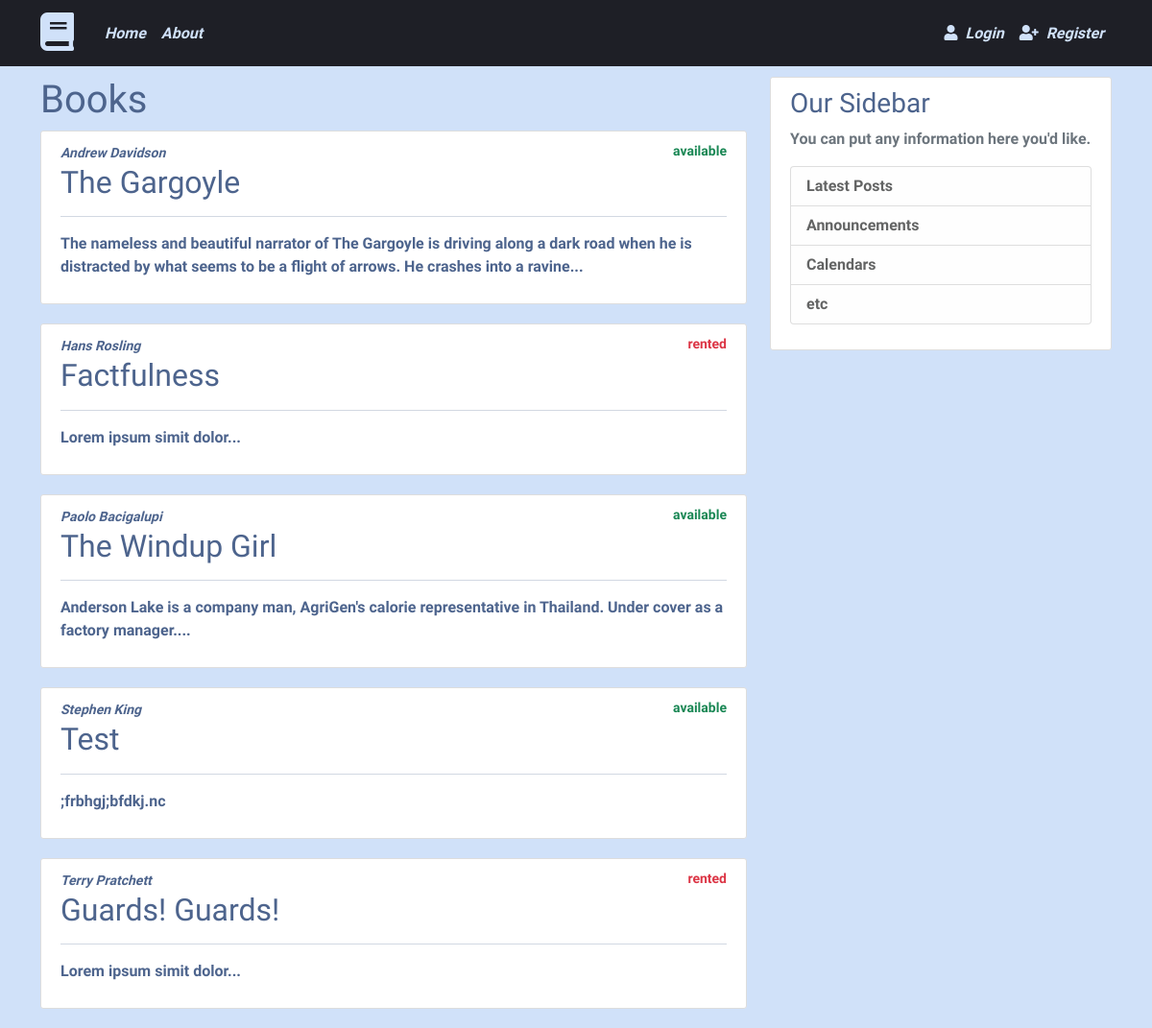
Before: / with the older database file.
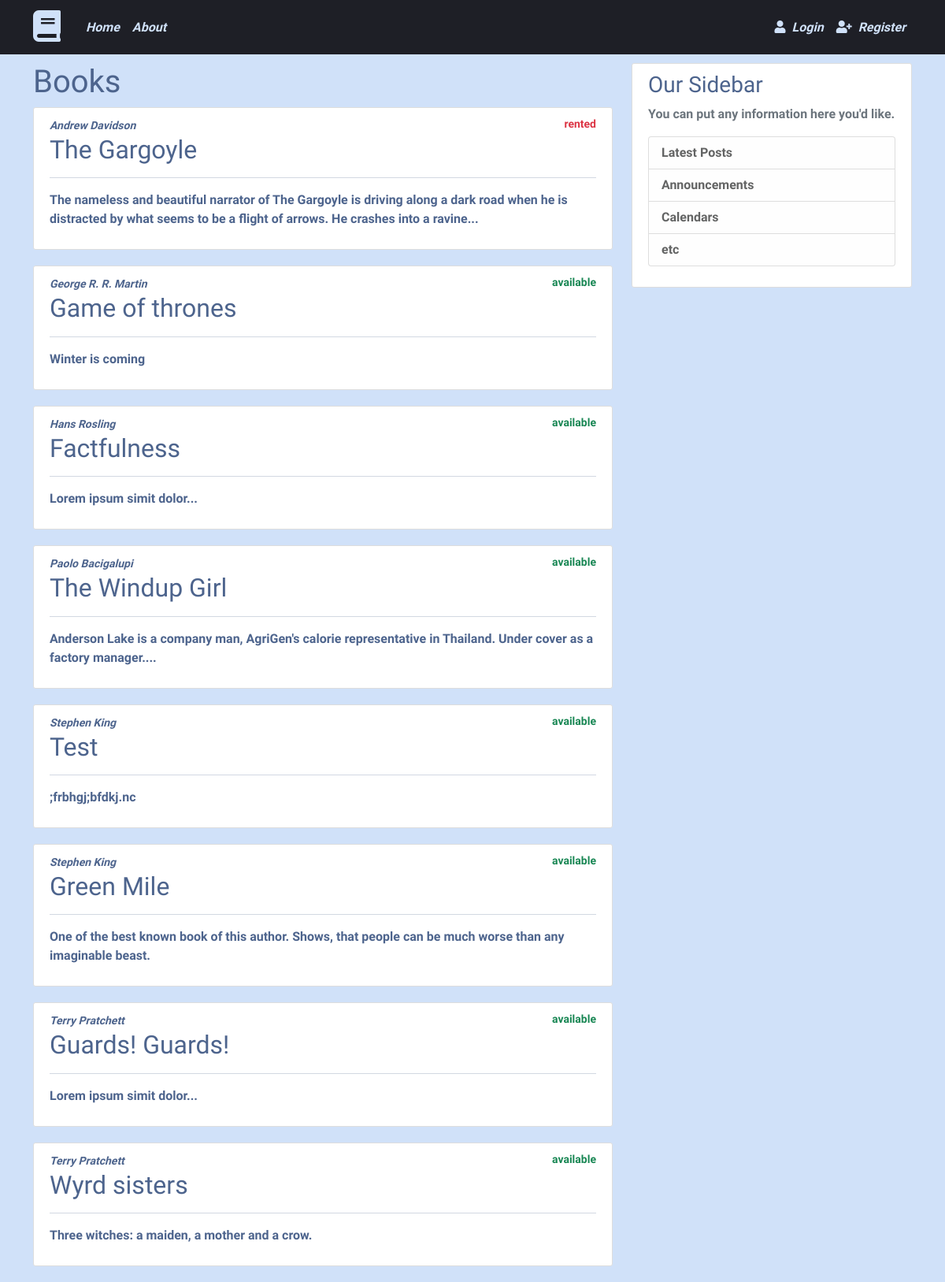
After: the same page with the newer database file.
### bookstore/models.py (models this page shows, shortened)
class Book(models.Model):
    title = models.CharField(max_length=100)
    description = models.TextField()
    author = models.CharField(max_length=100)
    status = models.CharField(max_length=100, default='available')
    lent_to = models.ForeignKey(User, default=None, on_delete=models.SET_DEFAULT, null=True, blank=True)

### bookstore/views.py (the view)
# urls.py: path('', BookListView.as_view(), name='library-home'),
class BookListView(ListView):
    model = Book
    template_name = 'bookstore/home.html'
    context_object_name = 'books'
    ordering = ['author']

### bookstore/templates/bookstore/home.html
{% extends 'bookstore/base.html' %}
{% block content %}
    <h1>Books</h1>
    {% for book in books %}
        <article class="media content-section">
            <div class="media-body">
                <div class="article-metadata">
                    <small><em>{{ book.author }}</em></small>
                    {% if book.status == 'available' %}
                        <small class="text-success float-end">{{ book.status }}</small>
                    {% else %}
                        <small class="text-danger float-end">{{ book.status }}</small>
                    {% endif %}
                </div>
                <h2><a class="article-title" href="{% url 'book-detail' book.id %}">{{ book.title }}</a></h2>
                <hr>
                <p class="article-content">{{ book.description }}</p>
            </div>
        </article>
    {% endfor %}
{% endblock content %}

### bookstore/templates/bookstore/base.html (shortened to what this page needs)
{% load static %}
<!DOCTYPE html>
<html lang="en">
<head>
    <link href="https://cdn.jsdelivr.net/npm/bootstrap@5.0.1/dist/css/bootstrap.min.css" rel="stylesheet">
    <link href="{% static 'bookstore/css/all.css' %}" rel="stylesheet">
    <link rel="stylesheet" type="text/css" href="{% static 'bookstore/main.css' %}">
</head>
<body>
    <header class="site-header">
        <nav class="navbar navbar-expand-md old-paper fixed-top">
            <div class="container">
                <a class="navbar-brand me-4" href="{% url 'library-home' %}"><i class="fas fa-book fa-2x"></i></a>
                <div class="collapse navbar-collapse" id="navbarToggle">
                    <div class="navbar-nav me-auto">
                        <a class="nav-item nav-link" href="{% url 'library-home' %}"><em>Home</em></a>
                        <a class="nav-item nav-link" href="{% url 'library-home' %}"><em>About</em></a>
                    </div>
                    <div class="navbar-nav">
                        {% if user.is_authenticated %}
                            {% if perms.bookstore.add_book %}
                                <a class="nav-item nav-link" href="{% url 'book-create' %}"><i class="fas fa-plus me-2"></i><em>Add book</em></a>
                            {% endif %}
                            <a class="nav-item nav-link" href="{% url 'profile' %}"><i class="fas fa-user me-2"></i><em>Profile</em></a>
                            <a class="nav-item nav-link" href="{% url 'logout' %}"><i class="fas fa-sign-out-alt me-2"></i><em>Logout</em></a>
                        {% else %}
                            <a class="nav-item nav-link" href="{% url 'login' %}"><i class="fas fa-user me-2"></i><em>Login</em></a>
                            <a class="nav-item nav-link" href="{% url 'register' %}"><i class="fas fa-user-plus me-2"></i><em>Register</em></a>
                        {% endif %}
                    </div>
                </div>
            </div>
        </nav>
    </header>
    <main role="main" class="container">
        <div class="row">
            <div class="col-md-8">
                {% block content %}{% endblock %}
            </div>
            <div class="col-md-4">
                <div class="content-section">
                    <h3>Our Sidebar</h3>
                    <p class='text-muted'>You can put any information here you'd like.
                        <ul class="list-group">
                            <li class="list-group-item list-group-item-light"><a class="" href=""></a> Latest Posts</li>
                            <li class="list-group-item list-group-item-light">Announcements</li>
                            <li class="list-group-item list-group-item-light">Calendars</li>
                            <li class="list-group-item list-group-item-light">etc</li>
                        </ul>
                    </p>
                </div>
            </div>
        </div>
    </main>
</body>
</html>

### bookstore/static/bookstore/css/all.css (style rules this page uses)
.fa, .fas, .far, .fal, .fad, .fab { -moz-osx-font-smoothing: grayscale; -webkit-font-smoothing: antialiased; display: inline-block; font-style: normal; font-variant: normal; text-rendering: auto; line-height: 1; }
.fa-2x { font-size: 2em; }
.fa-book:before { content: "\f02d"; }
.fa-user:before { content: "\f007"; }
.fa-user-plus:before { content: "\f234"; }

### bookstore/static/bookstore/main.css (style rules this page uses)
body { background: #D0E1F9; color: #4D648D; margin-top: 5rem; font-family: 'Viaoda Libre', cursive; font-weight: bold; }
a { color: inherit; text-decoration: none; }
.old-paper { background-color: #1E1F26 !important; }
.old-paper a { color: #D0E1F9 !important; }
.content-section { background: #ffffff; padding: 10px 20px; border: 1px solid #dddddd; border-radius: 3px; margin-bottom: 20px; }

Changed rows visible on the page:
changed Book "The Gargoyle": status "available" → "rented"
added Book: author "George R. R. Martin", status "available", title "Game of thrones", description "Winter is coming"
changed Book "Factfulness": status "rented" → "available"
added Book: author "Stephen King", status "available", title "Green Mile", description "One of the best known book of this author. Shows, that people can be much worse than any imaginable beast."
changed Book "Guards! Guards!": status "rented" → "available"
added Book: author "Terry Pratchett", status "available", title "Wyrd sisters", description "Three witches: a maiden, a mother and a crow."
